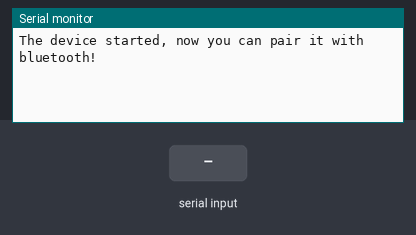
Recording of a sketch running on a simulated ESP32. Parts: the last lines printed to the serial monitor. Inputs (shaded band) come from the test bench. Nothing arrives over Bluetooth unless stated.

Above: at 1.2 s.
1.3 s: "1" received over the second serial link
At 2.2 s:
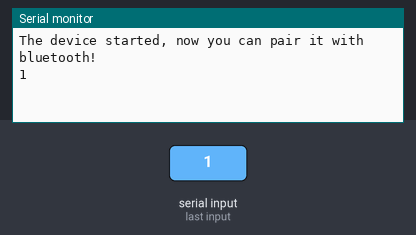
2.8 s: "0" received over the second serial link
At 3.4 s:
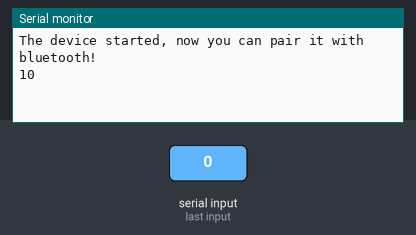

Measured:
- after the input at 1.3 s, the serial monitor: prints a new line at once (image 1)
- after the input at 2.8 s, the serial monitor: prints a new line at once (image 2)

The sketch:

bt_test.ino
```cpp
#include <BluetoothSerial.h>

BluetoothSerial SerialBT;

void setup() {
  Serial.begin(9600);
  SerialBT.begin("ESP32test"); //Bluetooth device name
  Serial.println("The device started, now you can pair it with bluetooth!");
}

void loop() {
  if (SerialBT.available()) {
    Serial.write(SerialBT.read());
  }
  if (Serial.available()) {
    SerialBT.write(Serial.read());
  }
  delay(1);
}
```
